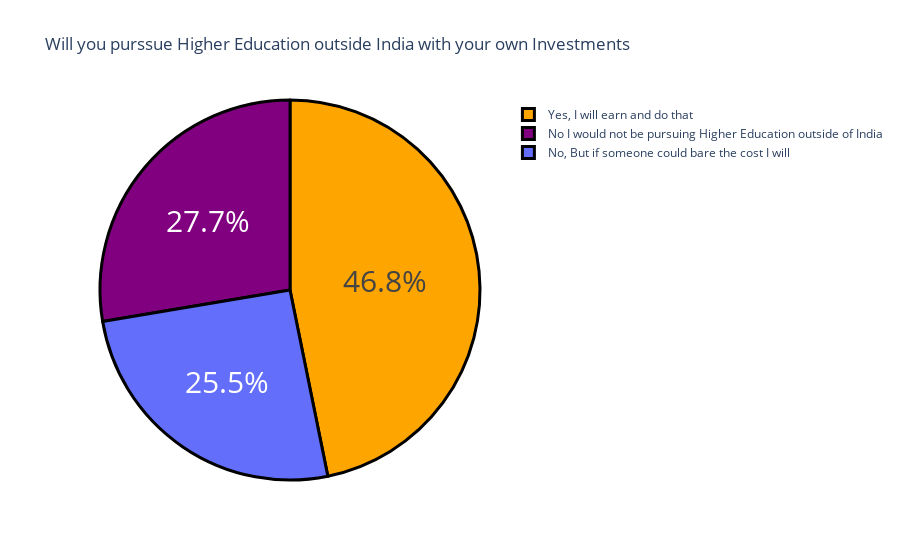

Notebook code cell kept with this figure:
### Code cell
#Objective - 3
q3 = data["Would you definitely pursue a Higher Education / Post Graduation outside of India ? If only you have to self sponsor it."].value_counts()
label = q3.index
counts = q3.values
colors = ['orange','purple']
figure = go.Figure(data = [go.Pie(labels= label, values = counts)])
figure.update_layout(title_text='Will you purssue Higher Education outside India with your own Investments')
figure.update_traces(hoverinfo ='label+value', textinfo = 'percent', textfont_size = 30, 
                     marker = dict(colors= colors, line = dict(color='black',width =3)))
figure.show()

### Figure 1 — Plotly figure (JSON) as saved in the notebook; plotly's stock layout.template omitted (floating-point values rounded to 4 significant figures)
{"data": [{"hoverinfo": "label+value", "labels": ["Yes, I will earn and do that", "No I would not be pursuing Higher Education outside of India", "No, But if someone could bare the cost I will"], "marker": {"colors": ["orange", "purple"], "line": {"color": "black", "width": 3}}, "textfont": {"size": 30}, "textinfo": "percent", "type": "pie", "values": [110, 65, 60]}], "layout": {"autosize": true, "title": {"text": "Will you purssue Higher Education outside India with your own Investments"}}}
